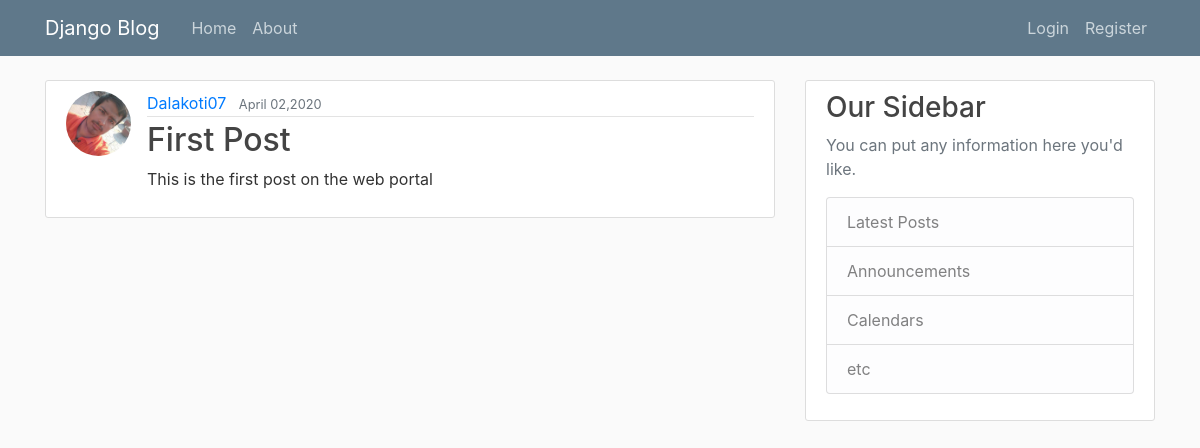
Before: / with the older database file.
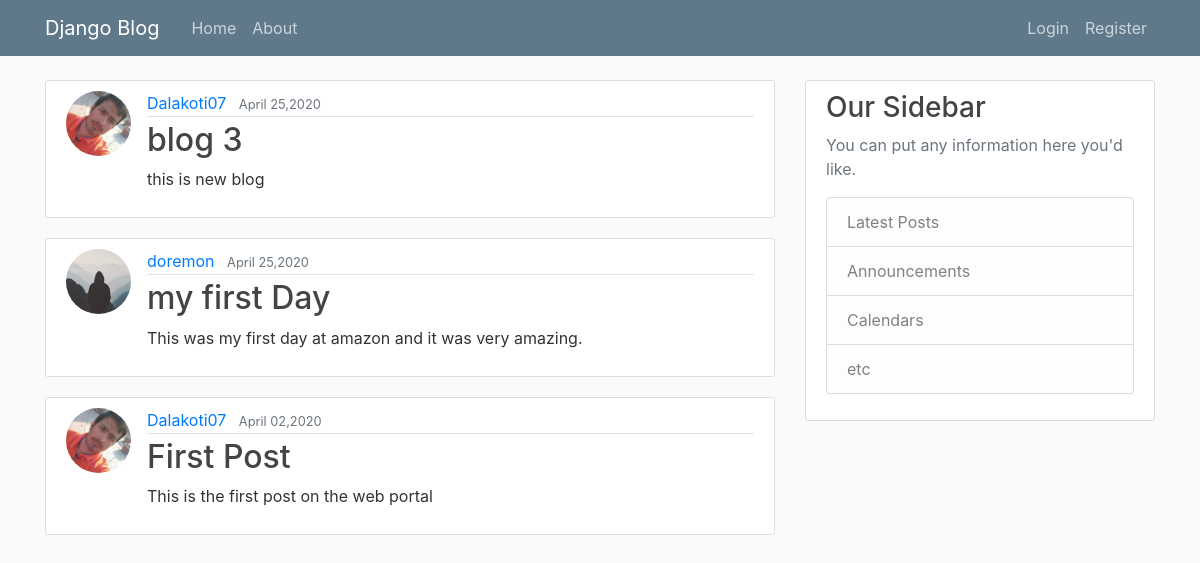
After: the same page with the newer database file.
### blog/models.py (models this page shows, shortened)
class Post(models.Model):
    title = models.CharField(max_length=100)
    content= models.TextField()
    date_posted=models.DateTimeField(default=timezone.now)
    author = models.ForeignKey(User,on_delete=models.CASCADE)

### users/models.py (models this page shows, shortened)
class Profile(models.Model):
    user=models.OneToOneField(User,on_delete=models.CASCADE)
    image=models.ImageField(default='default.jpg',upload_to='profile')

### blog/views.py (the view)
# urls.py: path('', PostListView.as_view(),name='blog-home'),
class PostListView(ListView):
    model = Post
    template_name= 'blog/home.html'  # <app>/<model>_<viewtype>
    context_object_name = 'posts_key'
    ordering = ['-date_posted']

### blog/templates/blog/home.html
{% extends "blog/base.html" %}
{% block content %}
    {% for post in posts_key %}
    <article class="media content-section">
        <img class="rounded-circle article-img " src="{{ post.author.profile.image.url }}" alt="">
        <div class="media-body">
          <div class="article-metadata">
            <a class="mr-2" href="#">{{ post.author }}</a>
            <small class="text-muted">{{ post.date_posted |date:"F d,Y" }}</small>
          </div>
          <h2><a class="article-title" href="{% url 'post-detail' post.id%}">{{ post.title }}</a></h2>
          <p class="article-content">{{ post.content }}</p>
        </div>
      </article>
    {% endfor %}
{% endblock content%}

### blog/templates/blog/base.html (shortened to what this page needs)
{% load static %}
<!DOCTYPE html>
<html lang="en">
<head>
    <link rel="stylesheet" href="https://maxcdn.bootstrapcdn.com/bootstrap/4.4.1/css/bootstrap.min.css">
    <link rel="stylesheet" type="text/css"  href="{%static 'blog/main.css'%}">
</head>
<body>
    <header class="site-header">
        <nav class="navbar navbar-expand-md navbar-dark bg-steel fixed-top">
          <div class="container">
            <a class="navbar-brand mr-4" href="/">Django Blog</a>
            <div class="collapse navbar-collapse" id="navbarToggle">
              <div class="navbar-nav mr-auto">
                <a class="nav-item nav-link" href="{%url 'blog-home' %}">Home</a>
                <a class="nav-item nav-link" href="{%url 'blog-about' %}">About</a>
              </div>
              <div class="navbar-nav">
                {% if user.is_authenticated %}
                  <a class="nav-item nav-link" href="{% url 'post-create' %}">New Post</a>
                  <a class="nav-item nav-link" href="{% url 'logout' %}">Logout</a>
                  <a class="nav-item nav-link" href="{% url 'profile' %}">Profile</a>
                {% else %}
                  <a class="nav-item nav-link" href="{% url 'login' %}">Login</a>
                  <a class="nav-item nav-link" href="{% url 'register' %}">Register</a>
                {% endif %}
              </div>
            </div>
          </div>
        </nav>
      </header>
    <main role="main" class="container">
    <div class="row">
        <div class="col-md-8">
        {% block content %}{% endblock %}
        </div>
        <div class="col-md-4">
        <div class="content-section">
            <h3>Our Sidebar</h3>
            <p class='text-muted'>You can put any information here you'd like.
            <ul class="list-group">
                <li class="list-group-item list-group-item-light">Latest Posts</li>
                <li class="list-group-item list-group-item-light">Announcements</li>
                <li class="list-group-item list-group-item-light">Calendars</li>
                <li class="list-group-item list-group-item-light">etc</li>
            </ul>
            </p>
        </div>
        </div>
    </div>
    </main>
</body>
</html>

### blog/static/blog/main.css (style rules this page uses)
body { background: #fafafa; color: #333333; margin-top: 5rem; }
h1, h2, h3, h4, h5, h6 { color: #444444; }
ul { margin: 0; }
.bg-steel { background-color: #5f788a; }
.site-header .navbar-nav .nav-link { color: #cbd5db; }
.content-section { background: #ffffff; padding: 10px 20px; border: 1px solid #dddddd; border-radius: 3px; margin-bottom: 20px; }
.article-title { color: #444444; }
.article-content { white-space: pre-line; }
.article-img { height: 65px; width: 65px; margin-right: 16px; }
.article-metadata { padding-bottom: 1px; margin-bottom: 4px; border-bottom: 1px solid #e3e3e3 }

Changed rows visible on the page:
added Post: author.profile.image (picture), author "Dalakoti07", date_posted "April 25,2020", title "blog 3", content "this is new blog"
added Post: author.profile.image (placeholder picture), author "doremon", date_posted "April 25,2020", title "my first Day", content "This was my first day at amazon and it was very amazing."
